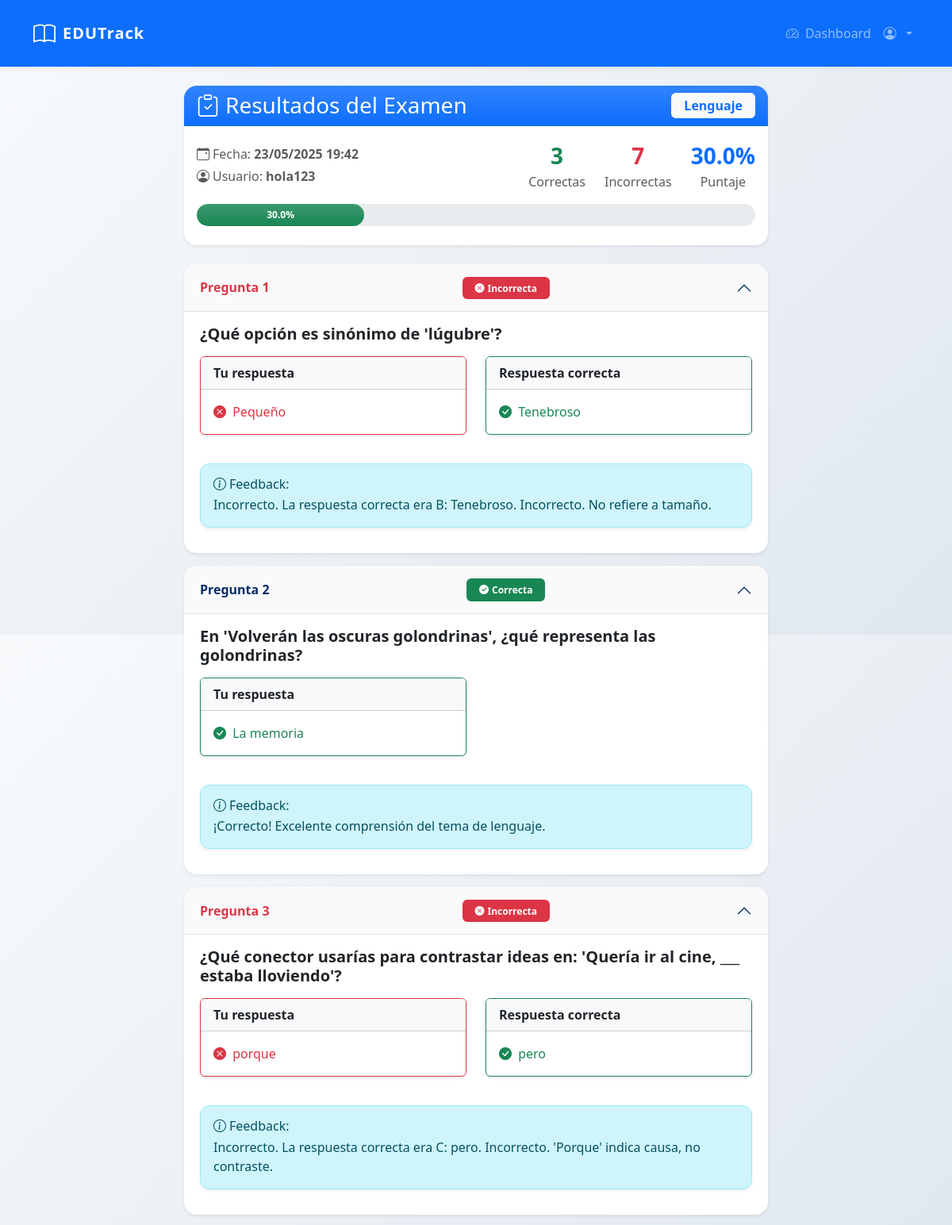
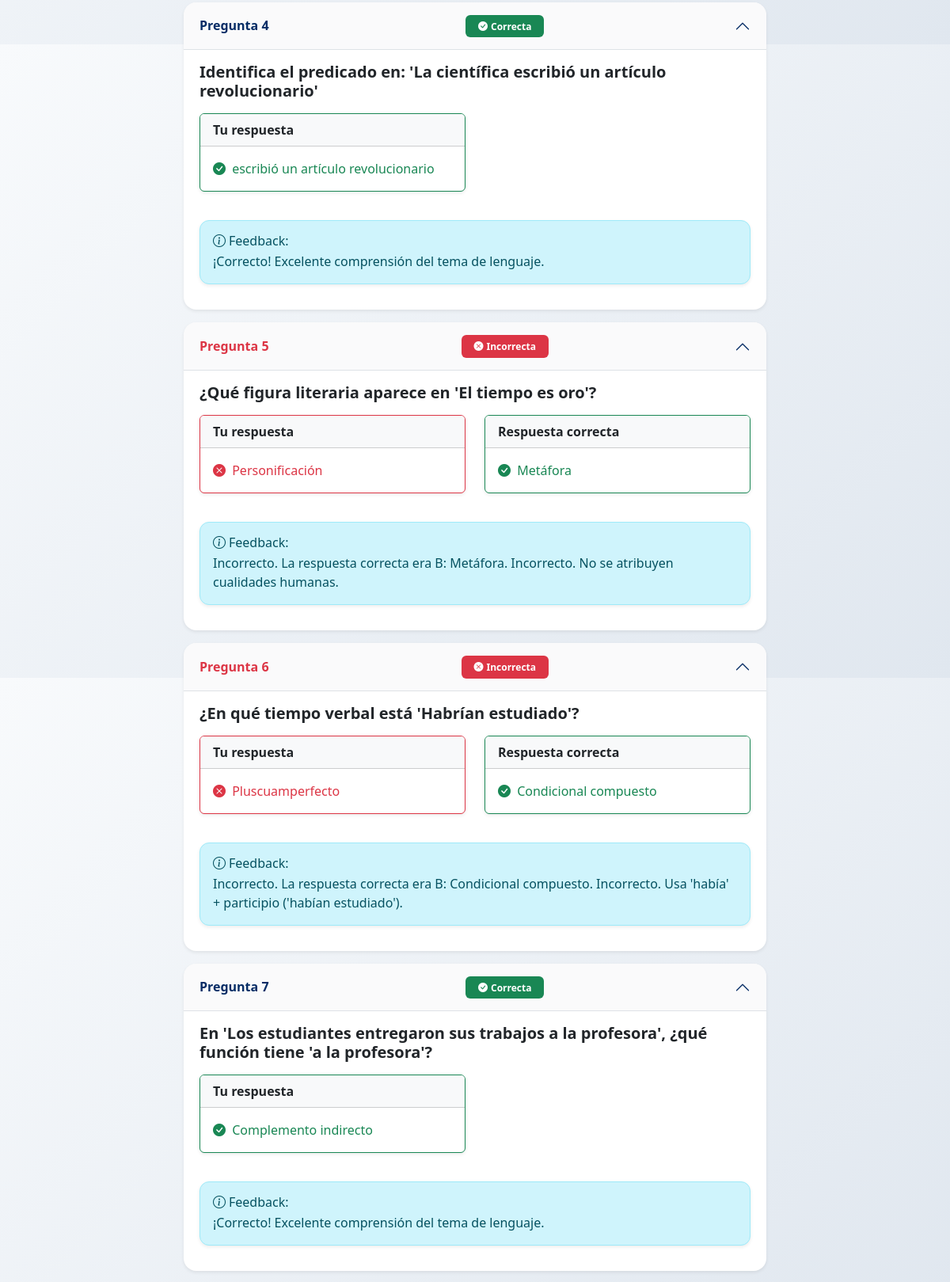
/exam_results/1 (signed in, upper part), run on the app's committed database (2 pictures, top to bottom).
### app/models.py (models this page shows, shortened)
class Exam(db.Model):
    id = db.Column(db.Integer, primary_key=True)
    subject = db.Column(db.String(64))  # 'lenguaje', 'matematicas', 'fisica'
    score = db.Column(db.Float)
    timestamp = db.Column(db.DateTime, index=True, default=datetime.utcnow)
    user_id = db.Column(db.Integer, db.ForeignKey('user.id'))
    answers = db.relationship('Answer', backref='exam', lazy='dynamic')

class User(UserMixin, db.Model):
    id = db.Column(db.Integer, primary_key=True)
    username = db.Column(db.String(64), index=True, unique=True)
    password_hash = db.Column(db.String(128))
    parent_email = db.Column(db.String(120), nullable=True)
    exams = db.relationship('Exam', backref='student', lazy='dynamic')

class Question(db.Model):
    id = db.Column(db.Integer, primary_key=True)
    subject = db.Column(db.String(64))
    question_text = db.Column(db.String(500))
    option_a = db.Column(db.String(200))
    option_b = db.Column(db.String(200))
    option_c = db.Column(db.String(200))
    option_d = db.Column(db.String(200))
    feedback_a = db.Column(db.String(1000))
    feedback_b = db.Column(db.String(1000))
    feedback_c = db.Column(db.String(1000))
    feedback_d = db.Column(db.String(1000))
    correct_answer = db.Column(db.String(1))  # 'a', 'b', 'c' o 'd'
    difficulty = db.Column(db.Integer)  # 1-5

class Answer(db.Model):
    id = db.Column(db.Integer, primary_key=True)
    exam_id = db.Column(db.Integer, db.ForeignKey('exam.id'))
    question_id = db.Column(db.Integer, db.ForeignKey('question.id'))
    selected_option = db.Column(db.String(1))
    is_correct = db.Column(db.Boolean)
    feedback = db.Column(db.String(500))

### app/routes.py (the view)
@main_bp.route('/exam_results/<int:exam_id>')
@login_required
def exam_results(exam_id):
    exam = Exam.query.get_or_404(exam_id)
    answers = Answer.query.filter_by(exam_id=exam.id).all()
    results = []
    correct_count = 0
    incorrect_count = 0
    for answer in answers:
        question = Question.query.get(answer.question_id)
        feedback = answer.feedback
        results.append({
            'question': question,
            'question_text': question.question_text,
            'user_answer': question.__dict__.get(f'option_{answer.selected_option}', ''),
            'correct_answer': question.__dict__.get(f'option_{question.correct_answer}', ''),
            'is_correct': answer.is_correct,
            'feedback': feedback
        })
        if answer.is_correct:
            correct_count += 1
        else:
            incorrect_count += 1
    send_exam_results_email(current_user, exam, results)
    return render_template(
        'exam_results.html',
        exam=exam,
        answers=results,
        correct_count=correct_count,
        incorrect_count=incorrect_count
    )

### app/__init__.py (called while the page is built)
def create_app():
    app = Flask(__name__, static_folder="static")
    app.config.from_object('config.Config')
    db.init_app(app)
    login_manager.init_app(app)
    mail.init_app(app)
    login_manager.login_view = 'main.login'
    from app.routes import main_bp
    app.register_blueprint(main_bp)
    @login_manager.user_loader
    def load_user(id):
        from app.models import User
        return User.query.get(int(id))
    return app

### app/templates/exam_results.html (shortened to what this page needs)
{% extends "base.html" %}
{% block content %}
<div class="row justify-content-center">
    <div class="col-lg-9 col-xl-8">
        <div class="card mb-4 shadow-sm rounded-4 border-0">
            <div class="card-header bg-gradient bg-primary text-white rounded-top-4 d-flex align-items-center justify-content-between">
                <h3 class="mb-0"><i class="bi bi-clipboard-check me-2"></i>Resultados del Examen</h3>
                <span class="badge bg-light text-primary fs-6 px-3 py-2">
                    {{ exam.subject.capitalize() }}
                </span>
            </div>
            <div class="card-body pb-4">
                <div class="row align-items-center mb-3">
                    <div class="col-md-7">
                        <p class="mb-1 text-muted"><i class="bi bi-calendar-event me-1"></i>Fecha: <strong>{{ exam.timestamp.strftime('%d/%m/%Y %H:%M') }}</strong></p>
                        <p class="mb-0 text-muted"><i class="bi bi-person-circle me-1"></i>Usuario: <strong>{{ current_user.username }}</strong></p>
                    </div>
                    <div class="col-md-5 text-md-end mt-3 mt-md-0">
                        <div class="d-flex justify-content-md-end align-items-center gap-4">
                            <div class="text-center">
                                <span class="d-block fs-3 fw-bold text-success">{{ correct_count }}</span>
                                <span class="text-muted">Correctas</span>
                            </div>
                            <div class="text-center">
                                <span class="d-block fs-3 fw-bold text-danger">{{ incorrect_count }}</span>
                                <span class="text-muted">Incorrectas</span>
                            </div>
                            <div class="text-center">
                                <span class="d-block fs-3 fw-bold text-primary">
                                    {% if correct_count + incorrect_count > 0 %}
                                        {{ "%.1f"|format((correct_count/(correct_count+incorrect_count))*100) }}%
                                    {% else %}
                                        0%
                                    {% endif %}
                                </span>
                                <span class="text-muted">Puntaje</span>
                            </div>
                        </div>
                    </div>
                </div>
                <div class="progress mt-2" style="height: 28px; border-radius: 1.5rem;">
                    <div class="progress-bar bg-gradient bg-success fw-semibold" role="progressbar"
                         style="width: {% if correct_count + incorrect_count > 0 %}{{ (correct_count/(correct_count+incorrect_count))*100 }}{% else %}0{% endif %}%; border-radius: 1.5rem;"
                         aria-valuenow="{{ correct_count }}"
                         aria-valuemin="0"
                         aria-valuemax="{{ correct_count+incorrect_count }}">
                        {% if correct_count + incorrect_count > 0 %}
                            {{ "%.1f"|format((correct_count/(correct_count+incorrect_count))*100) }}%
                        {% else %}
                            0%
                        {% endif %}
                    </div>
                </div>
            </div>
        </div>
        <div class="accordion" id="answersAccordion">
            {% for item in answers %}
            <div class="accordion-item mb-3 rounded-4 border-0 shadow-sm">
                <h2 class="accordion-header" id="heading{{ loop.index }}">
                    <button class="accordion-button {% if not item.is_correct %}bg-light bg-opacity-75 text-danger{% else %}bg-light bg-opacity-75{% endif %} rounded-top-4 fw-semibold"
                            type="button" data-bs-toggle="collapse"
                            data-bs-target="#collapse{{ loop.index }}"
                            aria-expanded="true"
                            aria-controls="collapse{{ loop.index }}">
                        <span class="me-2">Pregunta {{ loop.index }}</span>
                        <span class="ms-auto badge bg-{% if item.is_correct %}success{% else %}danger{% endif %} px-3 py-2">
                            {% if item.is_correct %}<i class="bi bi-check-circle-fill me-1"></i>Correcta{% else %}<i class="bi bi-x-circle-fill me-1"></i>Incorrecta{% endif %}
                        </span>
                    </button>
                </h2>
                <div id="collapse{{ loop.index }}"
                     class="accordion-collapse collapse show"
                     aria-labelledby="heading{{ loop.index }}"
                     data-bs-parent="#answersAccordion">
                    <div class="accordion-body">
                        <h5 class="mb-3 fw-semibold">{{ item.question_text }}</h5>
                        <div class="row mb-3">
                            <div class="col-md-6 mb-3 mb-md-0">
                                <div class="card {% if item.is_correct %}border-success{% else %}border-danger{% endif %} shadow-sm">
                                    <div class="card-header bg-light fw-semibold">
                                        Tu respuesta
                                    </div>
                                    <div class="card-body">
                                        <p class="mb-0 {% if item.is_correct %}text-success{% else %}text-danger{% endif %}">
                                            {% if item.is_correct %}
                                                <i class="bi bi-check-circle-fill me-1"></i> {{ item.user_answer }}
                                            {% else %}
                                                <i class="bi bi-x-circle-fill me-1"></i> {{ item.user_answer }}
                                            {% endif %}
                                        </p>
                                    </div>
                                </div>
                            </div>
                            {% if not item.is_correct %}
                            <div class="col-md-6">
                                <div class="card border-success shadow-sm">
                                    <div class="card-header bg-light fw-semibold">
                                        Respuesta correcta
                                    </div>
                                    <div class="card-body">
                                        <p class="mb-0 text-success">
                                            <i class="bi bi-check-circle-fill me-1"></i> {{ item.correct_answer }}
                                        </p>
                                    </div>
                                </div>
                            </div>
                            {% endif %}
                        </div>
                        <div class="alert alert-info mt-3 shadow-sm">
                            <h6 class="alert-heading mb-1"><i class="bi bi-info-circle me-1"></i>Feedback:</h6>
                            <p class="mb-0">{{ item.feedback }}</p>
                        </div>
                    </div>
                </div>
            </div>
            {% endfor %}
        </div>
    </div>
</div>
{% endblock %}

### app/static/css/styles.css (style rules this page uses)
body { height: 100vh; }
.progress { margin-top: 10px; }
.card { margin-bottom: 20px; box-shadow: 0 0.125rem 0.25rem rgba(0, 0, 0, 0.075); }
.card-header { font-weight: bold; }
.alert { margin-bottom: 1rem; }

### app/templates/base.html (style rules this page uses)
body { background: linear-gradient(135deg, #f8fafc 0%, #e0e7ef 100%); }
.alert { border-radius: 0.75rem; }

### data on the page
Exam: subject "Lenguaje", timestamp "23/05/2025 19:42"
User: username "hola123"
Question: question_text "¿Qué opción es sinónimo de 'lúgubre'?", user_answer "Pequeño", correct_answer "Tenebroso"
Answer: feedback "Incorrecto. La respuesta correcta era B: Tenebroso. Incorrecto. No refiere a tamaño."
Question: question_text "En 'Volverán las oscuras golondrinas', ¿qué representa las golondrinas?", user_answer "La memoria"
Answer: feedback "¡Correcto! Excelente comprensión del tema de lenguaje."
Question: question_text "¿Qué conector usarías para contrastar ideas en: 'Quería ir al cine, ___ estaba lloviendo'?", user_answer "porque", correct_answer "pero"
Answer: feedback "Incorrecto. La respuesta correcta era C: pero. Incorrecto. 'Porque' indica causa, no contraste."
Question: question_text "Identifica el predicado en: 'La científica escribió un artículo revolucionario'", user_answer "escribió un artículo revolucionario"
Answer: feedback "¡Correcto! Excelente comprensión del tema de lenguaje."
Question: question_text "¿Qué figura literaria aparece en 'El tiempo es oro'?", user_answer "Personificación", correct_answer "Metáfora"
Answer: feedback "Incorrecto. La respuesta correcta era B: Metáfora. Incorrecto. No se atribuyen cualidades humanas."
Question: question_text "¿En qué tiempo verbal está 'Habrían estudiado'?", user_answer "Pluscuamperfecto", correct_answer "Condicional compuesto"
Answer: feedback "Incorrecto. La respuesta correcta era B: Condicional compuesto. Incorrecto. Usa 'había' + participio ('habían estudiado')."
Question: question_text "En 'Los estudiantes entregaron sus trabajos a la profesora', ¿qué función tiene 'a la profesora'?", user_answer "Complemento indirecto"
Answer: feedback "¡Correcto! Excelente comprensión del tema de lenguaje."

### other printed values
{{ correct_count }} "3"
{{ incorrect_count }} "7"
{{ "%.1f"|format((correct_count/(correct_count+incorrect_count))*100) }} "30.0"
